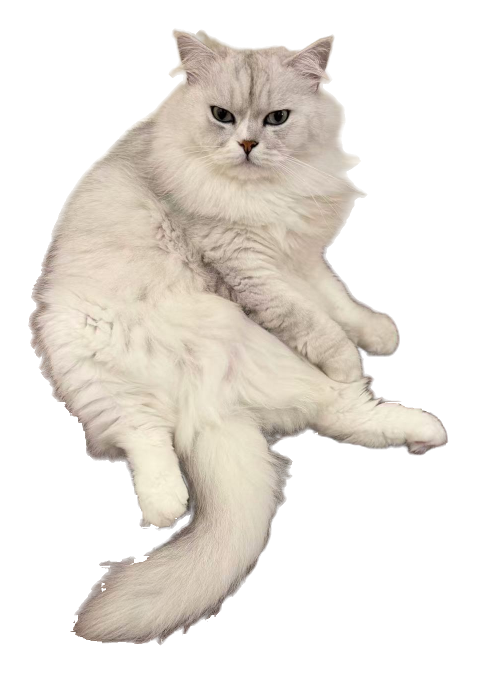
#> input picture assets/cat.png, 953 x 1347 px (shown at 1/2 size); its folder holds 5 pictures in this run
$ python prepare_demo.py
#> lines starting #> are read from the running program, lines starting #| are printed output that depends on the picture
"""Create web-size copies of the already approved public cat assets."""
from pathlib import Path
from PIL import Image, ImageOps, PngImagePlugin
import json
root=Path(__file__).resolve().parents[2]
output=root/"platform/public/demo"
output.mkdir(parents=True,exist_ok=True)
names=["cat","cat-stretch","cat-sleep"]+[f"cat-walk-{i}" for i in range(8)]
assets=[]
for name in names:
    source=Image.open(root/"assets"/(name+".png")).convert("RGBA")
#> source is the input picture: PIL image 953x1347 RGBA; mean R, G, B, A 88.1, 82.3, 75.3, 107.3
    source.thumbnail((900,900),Image.Resampling.LANCZOS)
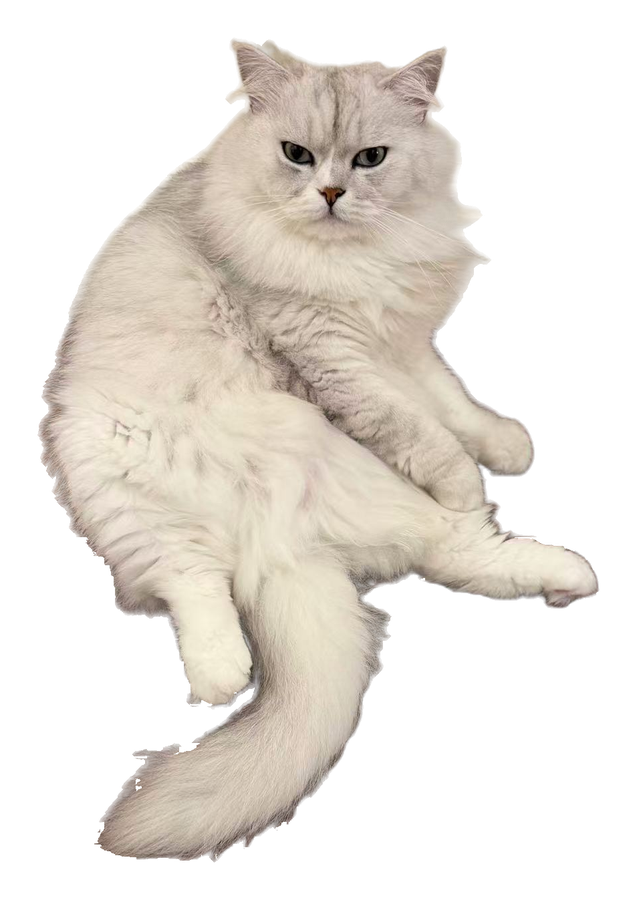
#> source: PIL image 637x900 RGBA; mean R, G, B, A 88.7, 82.8, 75.7, 107.3; transparent parts drawn white
    canvas=Image.new("RGBA",(960,960))
#> canvas: PIL image 960x960 RGBA; every value is 0
    canvas.alpha_composite(source,((960-source.width)//2,930-source.height))
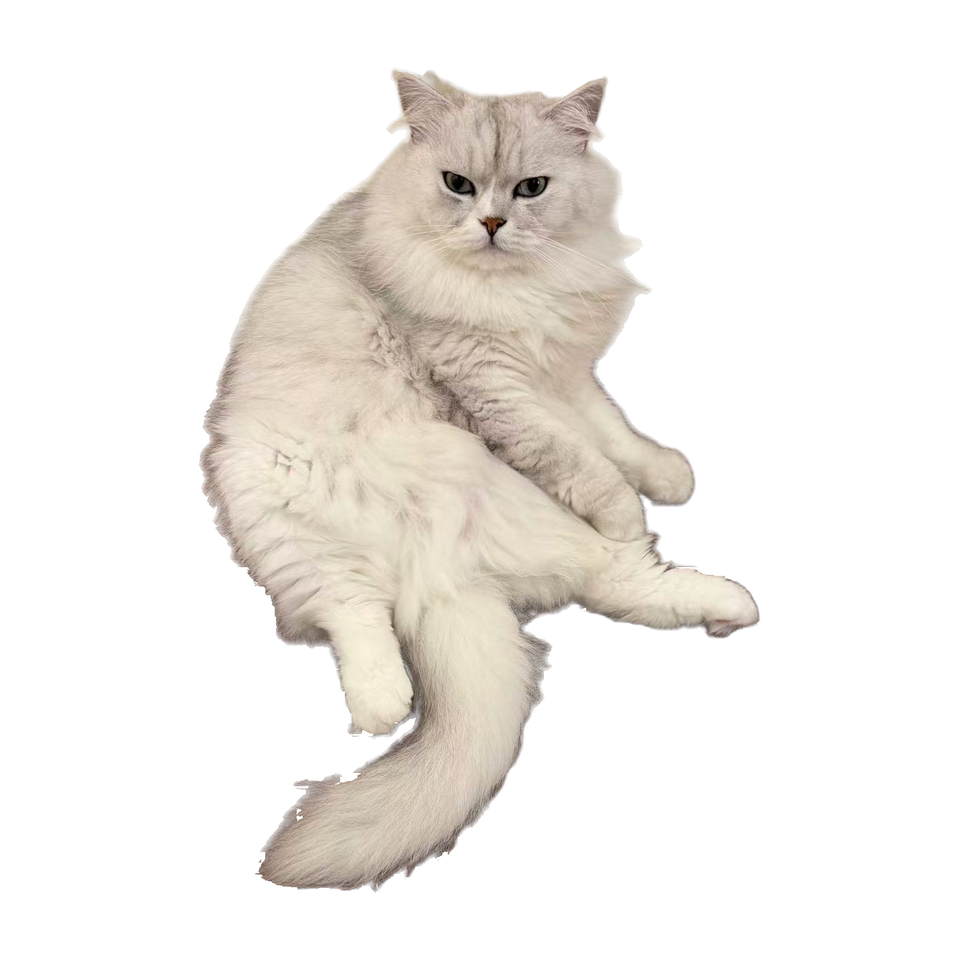
#> canvas: PIL image 960x960 RGBA; mean R, G, B, A 55.2, 51.5, 47.1, 66.7; transparent parts drawn white
    meta=PngImagePlugin.PngInfo()
    meta.add_text("impeccable:prompt","User-approved public asset: assets/"+name+".png; resized onto shared 960px canvas. See docs/pose-assets.md for generation and source provenance.")
    canvas.save(output/(name+".png"),pnginfo=meta,optimize=True)
    assets.append({"id":name,"width":960,"height":960,"file":name+".png"})
#> pass 2 of the loop `for name in names:`:
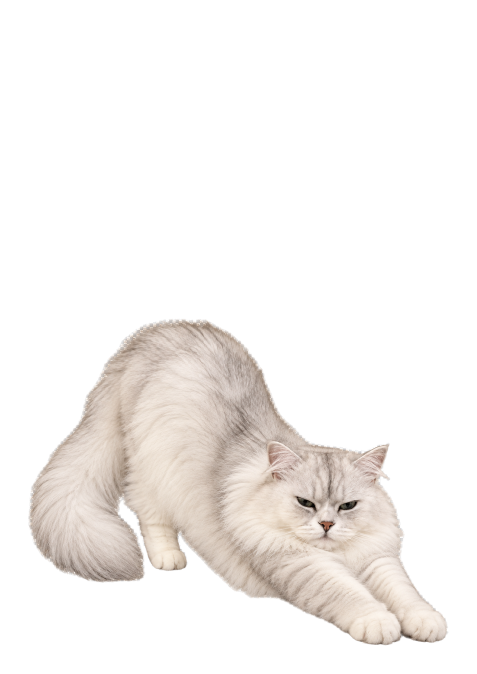
#> input picture assets/cat-stretch.png, 953 x 1347 px (shown at 1/2 size)
#> source is the input picture: PIL image 953x1347 RGBA; mean R, G, B, A 51.2, 47.9, 45.5, 59.2
#> `source.thumbnail((900,900),Image.Resampling.LANCZOS)`:
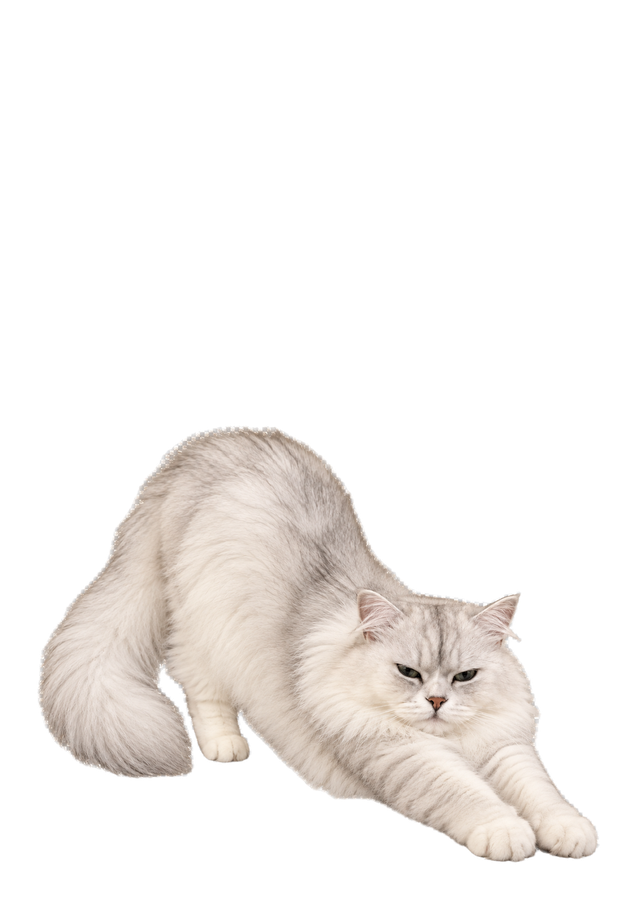
#> source: PIL image 637x900 RGBA; mean R, G, B, A 51.4, 48.2, 45.7, 59.2; transparent parts drawn white
#> `canvas.alpha_composite(source,((960-source.width)//2,930-source.height))`:
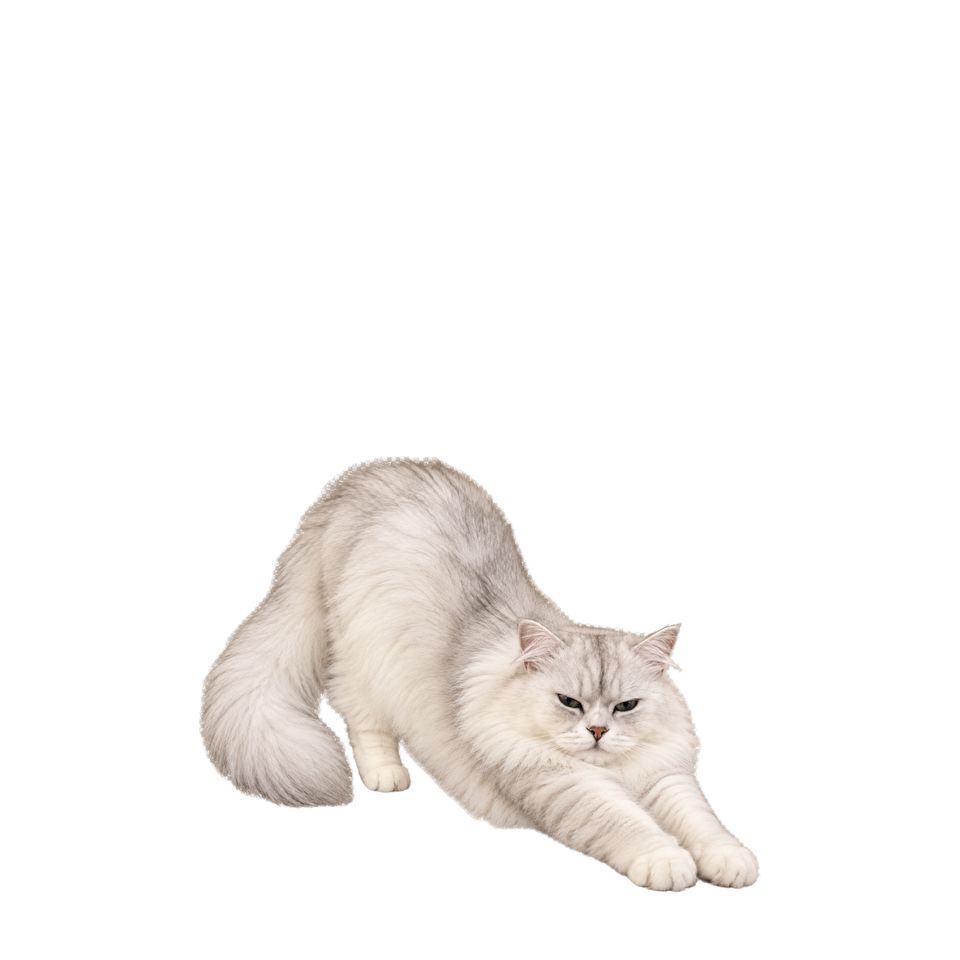
#> canvas: PIL image 960x960 RGBA; mean R, G, B, A 32, 30, 28.4, 36.8; transparent parts drawn white
#> pass 3 of the loop `for name in names:`:
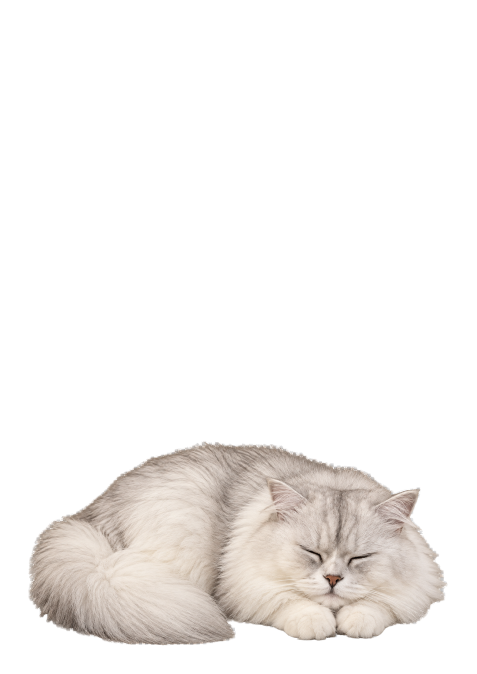
#> input picture assets/cat-sleep.png, 953 x 1347 px (shown at 1/2 size)
#> source is the input picture: PIL image 953x1347 RGBA; mean R, G, B, A 42, 39.4, 37.4, 51.2
#> `source.thumbnail((900,900),Image.Resampling.LANCZOS)`:
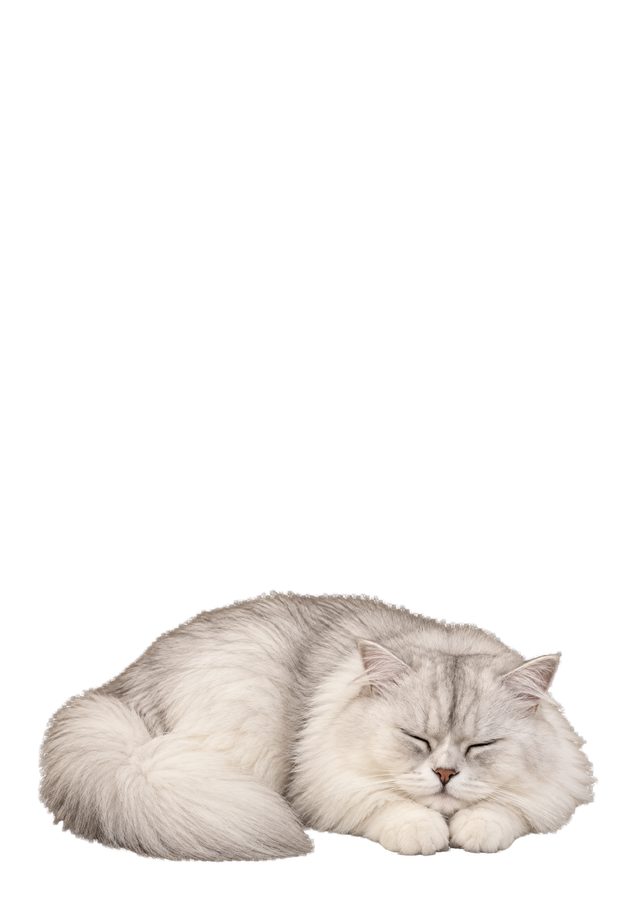
#> source: PIL image 637x900 RGBA; mean R, G, B, A 42.3, 39.6, 37.6, 51.2; transparent parts drawn white
#> `canvas.alpha_composite(source,((960-source.width)//2,930-source.height))`:
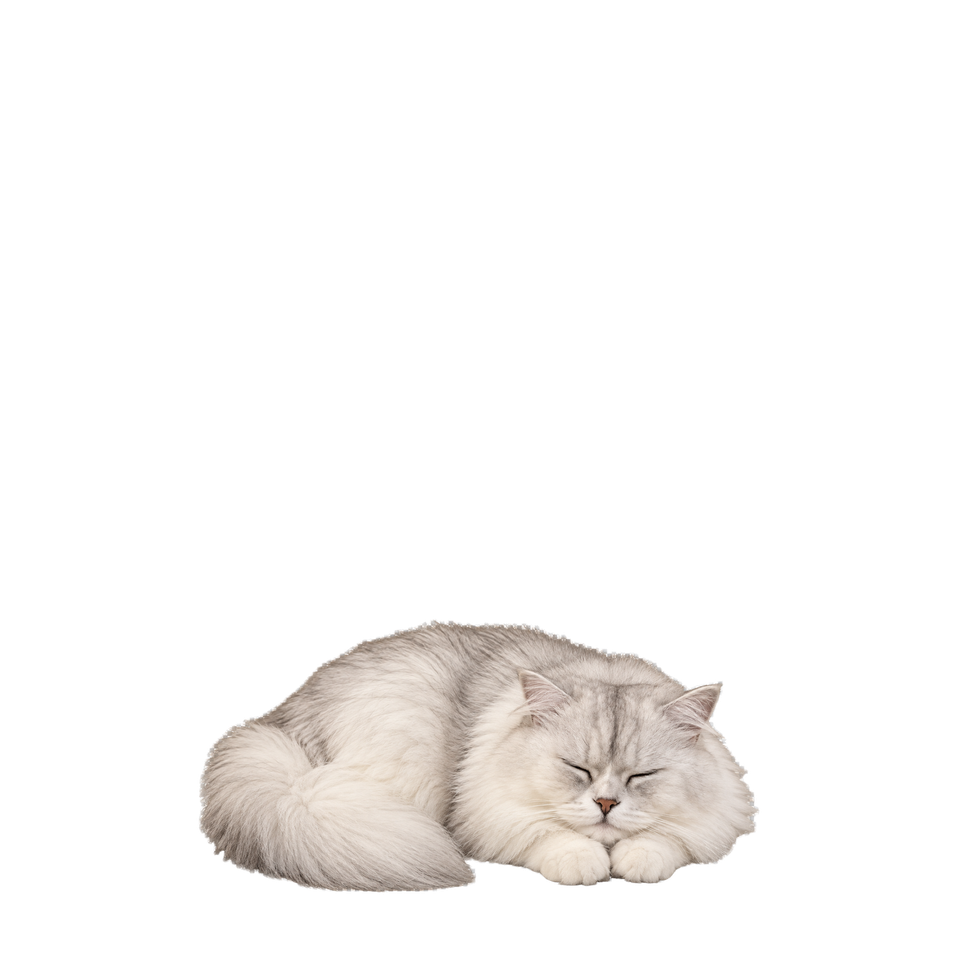
#> canvas: PIL image 960x960 RGBA; mean R, G, B, A 26.3, 24.7, 23.4, 31.8; transparent parts drawn white
#> (the run stopped early here; a loop or call above may not have finished)
